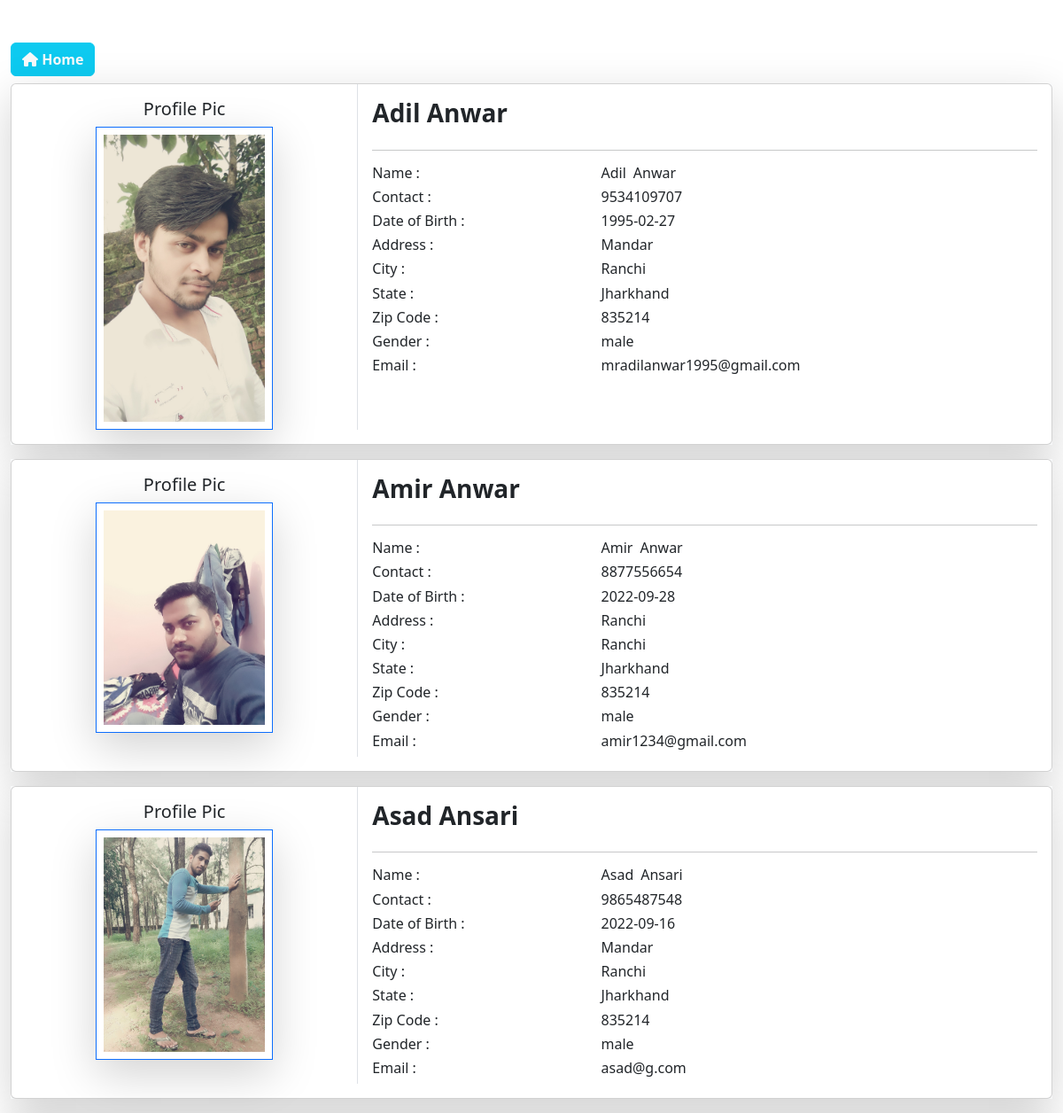
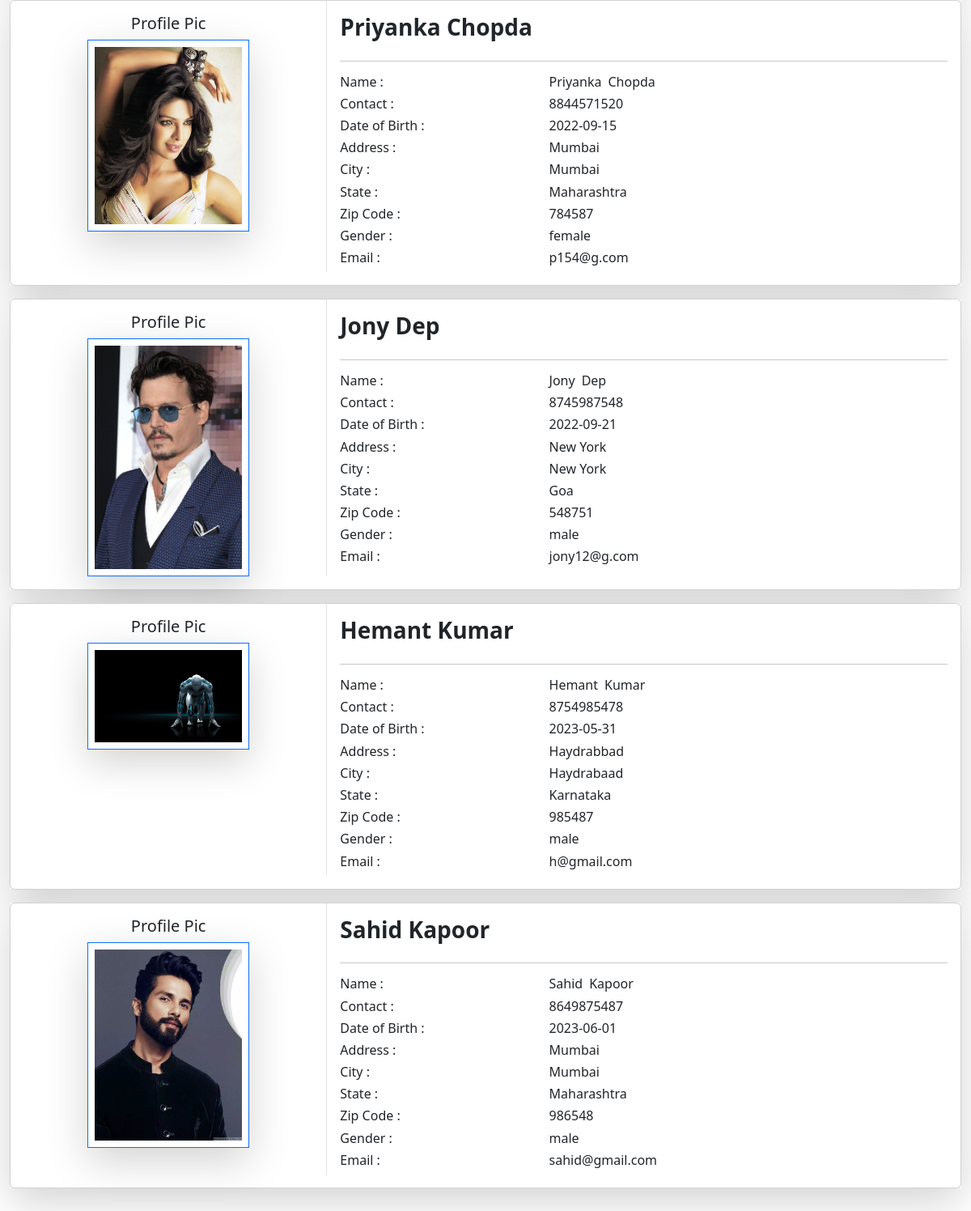
/Admin-Pannel/display_user_d.php (signed in), run on the app's committed database (2 pictures, top to bottom).
### tables this page shows
CREATE TABLE `user_signup` (
  `user_id` int(11) NOT NULL,
  `user_type` varchar(100) NOT NULL DEFAULT 'user',
  `f_name` varchar(100) NOT NULL,
  `l_name` varchar(100) NOT NULL,
  `contact` varchar(100) NOT NULL,
  `dob` varchar(100) NOT NULL,
  `address` text NOT NULL,
  `email` varchar(100) NOT NULL,
  `password` varchar(100) NOT NULL,
  `city` varchar(100) NOT NULL,
  `state` varchar(100) NOT NULL,
  `zip_code` varchar(100) NOT NULL,
  `gender` varchar(100) NOT NULL,
  `image` text NOT NULL,
  `tc_accepted` varchar(100) NOT NULL
);

### Admin-Pannel/display_user_d.php (the view, shortened to what this page needs)
<?php
if(isset($_SESSION['email']) && !empty($_SESSION['email']))
{
?>
<!doctype html>
<html lang="en">
  <head>
   <link rel="stylesheet" href="bootstrap-5.2.0-dist/css/bootstrap.css">
   <link rel="stylesheet" href="style.css">
   <link rel="stylesheet" href="css/all.min.css">
<body>
<div class="container-fluid mt-5 mb-5">
<a href="index.php" class="btn btn-info mb-2 text-light fw-bold btn-home-pro"><i class="fa-solid fa-house"></i> Home</a>
            <div class="row">
            <?php
            include '../dbconnection.php';
            $display_query = "SELECT * FROM `user_signup`";
            $store_query = mysqli_query($con,$display_query);
            if(mysqli_num_rows($store_query) > 0)
            {
                while($row = mysqli_fetch_assoc($store_query))
                {
            ?>
                <div class="col-md-12">
                    <div class="box bg-light shadow-lg">
                        <div class="card mb-3">
                            <div class="row g-0">
                                <div class="col-md-4 border-end text-center mb-3">
                                    <h5 class="mt-3">Profile Pic</h5>
                                    <img src="<?php echo "../user_signup_image/".$row['image']; ?>" class="img-fluid shadow-lg border p-2 border-primary" alt="..." height="200" width="200">
                                </div>
                                <div class="col-md-8">
                                    <div class="card-body">
                                            <div class="row">
                                                <div class="col-md-6">
                                                    <h3 class="fw-semibold"><?php echo $row['f_name'];?> <?php echo $row['l_name'];?></h3>
                                                </div>
                                            </div>
                                                <hr>
                                                <div class="row">
                                                    <div class="col-md-4 col-sm-4 col-4">
                                                        <h6>Name :</h6>
                                                        <h6>Contact :</h6>
                                                        <h6>Date of Birth :</h6>
                                                        <h6>Address :</h6>
                                                        <h6>City :</h6>
                                                        <h6>State :</h6>
                                                        <h6>Zip Code :</h6>
                                                        <h6>Gender :</h6>
                                                        <h6>Email :</h6>
                                                    </div>
                                                    <div class="col-md-8 col-sm-8 col-8">
                                                        <h6><?php echo $row['f_name']; ?><span class="mx-1"></span></span><?php echo $row['l_name'];?></span></h6>
                                                        <h6><?php echo $row['contact'];?></h6>
                                                        <h6><?php echo $row['dob'];?></h6>
                                                        <h6><?php echo $row['address'];?></h6>
                                                        <h6><?php echo $row['city'];?></h6>
                                                        <h6><?php echo $row['state'];?></h6>
                                                        <h6><?php echo $row['zip_code'];?></h6>
                                                        <h6><?php echo $row['gender'];?></h6>
                                                        <h6><?php echo $row['email'];?></h6>
                                                    </div>
                                                </div>
                                    </div>
                                </div>
                            </div>
                          </div>
                    </div>
                </div>
                <?php
                }
            }
            else
            {
                echo "No user found.....";
            }
                ?>
            </div>
        </div>
  </body>
</html>
<?php
}
else
{
  echo "<script>
    alert('You are logged-out please login first.....!');
    window.location = 'login.php';
  </script>";
}
?>

### data on the page
user_signup: image (picture), f_name "Adil", l_name "Anwar", contact "9534109707", dob "1995-02-27", address "Mandar", city "Ranchi", state "Jharkhand", zip_code "835214", gender "male", email "mradilanwar1995@gmail.com"
user_signup: image (picture), f_name "Amir", l_name "Anwar", contact "8877556654", dob "2022-09-28", address "Ranchi", city "Ranchi", state "Jharkhand", zip_code "835214", gender "male", email "amir1234@gmail.com"
user_signup: image (picture), f_name "Asad", l_name "Ansari", contact "9865487548", dob "2022-09-16", address "Mandar", city "Ranchi", state "Jharkhand", zip_code "835214", gender "male", email "asad@g.com"
user_signup: image (picture), f_name "Priyanka", l_name "Chopda", contact "8844571520", dob "2022-09-15", address "Mumbai", city "Mumbai", state "Maharashtra", zip_code "784587", gender "female", email "p154@g.com"
user_signup: image (picture), f_name "Jony", l_name "Dep", contact "8745987548", dob "2022-09-21", address "New York", city "New York", state "Goa", zip_code "548751", gender "male", email "jony12@g.com"
user_signup: image (picture), f_name "Hemant", l_name "Kumar", contact "8754985478", dob "2023-05-31", address "Haydrabbad", city "Haydrabaad", state "Karnataka", zip_code "985487", gender "male", email "h@gmail.com"
user_signup: image (picture), f_name "Sahid", l_name "Kapoor", contact "8649875487", dob "2023-06-01", address "Mumbai", city "Mumbai", state "Maharashtra", zip_code "986548", gender "male", email "sahid@gmail.com"
